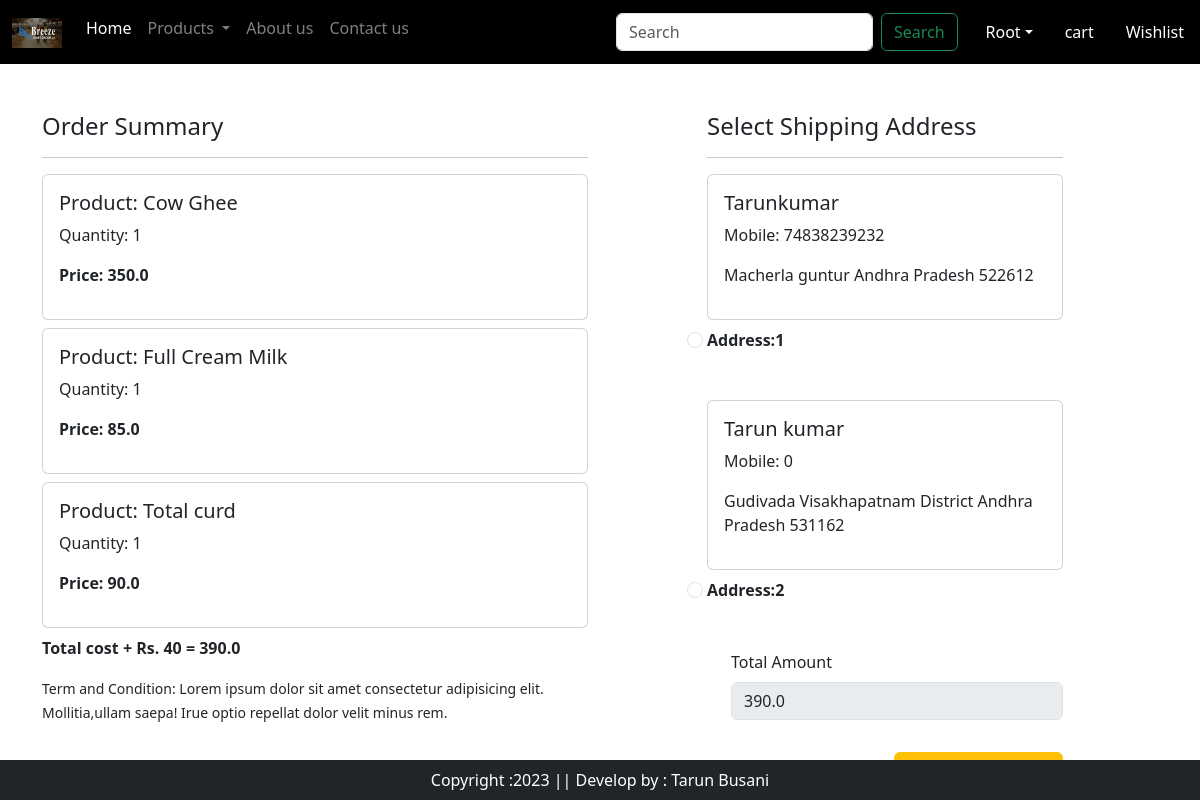
Screenshot of /checkout/ (signed in) with the database file from the repository.
### ecommapp/models.py (models this page shows, shortened)
class cart(models.Model):
    user=models.ForeignKey(User,on_delete=models.CASCADE)
    Product=models.ForeignKey(product,on_delete=models.CASCADE)
    quantity=models.PositiveBigIntegerField(default=1)

class product(models.Model):
    title=models.CharField(max_length=100)
    Selling_price=models.FloatField()
    discount_price=models.FloatField()
    description =models.TextField()
    composition=models.TextField(default='')
    prodapp=models.TextField(default='')
    category=models.CharField(choices=CATEGORY_CHOICES,max_length=2)
    product_image=models.ImageField(upload_to='product')

class customer(models.Model):
    user = models.ForeignKey(User,on_delete=models.CASCADE)
    name = models.CharField(max_length=50)
    locality=models.CharField(max_length=50)
    city=models.CharField(max_length=50)
    mobile=models.IntegerField(default=0)
    zipcode=models.IntegerField()
    state=models.CharField(choices=STATE_CHOICES,max_length=50)

### ecommapp/views.py (the view, shortened to what this page needs)
# urls.py: path('checkout/',views.checkout.as_view(),name='checkout'),
class checkout(View):
    def get(self,request):
        user=request.user
        add = customer.objects.filter(user=user)
        cart_item=cart.objects.filter(user=user)
        famount=0
        for p in cart_item:
            value=p.quantity*p.Product.discount_price
            famount=famount+value
            totalamount= famount+40
            razoramount=int(totalamount*100)
            client = razorpay.Client(auth=(settings.RAZOR_KEY_ID,settings.RAZOR_KEY_SECRET))
            data = { "amount": razoramount, "currency": "INR", "receipt": "order_rcptid_11" }
            payment_response = client.order.create(data=data)
            print(payment_response)
            order_id=payment_response['id']
            order_status=payment_response['status']
            return render(request,'app/checkout.html',locals())

### ecommapp/templates/app/checkout.html (shortened to what this page needs)
{% extends 'app/base.html'%}
{% load static %}
{%block main-content %}
<div class="container">
    <div class="row mt-5">
        <div class="col-sm-6">
            <h4>Order Summary</h4>
            <hr>
            {%for item in cart_item%}
                <div class="card mb-2">
                    <div class="card-body">
                        <h5>Product: {{item.Product.title}}</h5>
                        <p>Quantity: {{item.quantity}}</p>
                        <p class="fw-bold">Price: {{item.Product.discount_price}}</p>
                    </div>
                </div>
            {%endfor%}
            <p class="fw-bold">Total cost + Rs. 40 = {{totalamount}}</p>
            <small>Term and Condition: Lorem ipsum dolor sit amet consectetur adipisicing elit. Mollitia,ullam saepa! Irue optio repellat dolor velit minus rem.</small>
        </div>
        <div class="col-sm-4 offset-sm-1">
            <h4>Select Shipping Address</h4>
            <hr>
            <form method="post" id="myform">
                {%for ad in add%}
                <div class="card">
                <div class="card-body">
                        <h5>{{ad.name}}</h5>
                        <p>Mobile: {{ad.mobile}}</p>
                        <p>{{ad.locality}} {{ad.city}} {{ad.state}} {{ad.zipcode}}</p>
                    </div>
                 </div>
                 <div class="from-check mt-2 mb-5">
                    <input class="form-check-input" type="radio" name="custid" id="custadd{{forloop.counter}}" value="{{ad.id}}">
                    <label class="form-check-label fw-bold" for="custadd{{forloop.counter}}">
                        Address:{{forloop.counter}}</label>
                 </div>
                {%endfor%}
                <div class="form-check mb-3">
                    <label for="totamount" class="form-label" >Total Amount</label>
                    <input type="number" class="form-control" name="totamount" value="{{totalamount}}" readonly>
                </div>
                <div class="text-end">
                    <button id="rzp-button1" type="submit" class="btn btn-warning mt-3 px-5 fw-bold">Payment</button>
                </div>
            </form>
        </div>
    </div>
</div>
{% endblock main-content %}

### ecommapp/templates/app/base.html (shortened to what this page needs)
<!DOCTYPE html>
{% load static %}
<html lang="en">
<head>
    <link rel="stylesheet" href="https://maxcdn.bootstrapcdn.com/bootstrap/4.5.2/css/bootstrap.min.css">
    <link href="https://cdn.jsdelivr.net/npm/bootstrap@5.3.1/dist/css/bootstrap.min.css" rel="stylesheet">
    <link rel="stylesheet" href="{% static 'app/css/owl.carousel.min.css'%}"/>
    <link rel="stylesheet" href="{% static 'app/css/all.min.css'%}"/>
    <link rel="stylesheet" href="{% static 'app/css/styles.css'%}"/>
</head>
<body>
    <nav class="navbar navbar-expand-lg navbar-dark bg-black">
        <div class="container-fluid">
            <a class="navbar-brand" href="#">
                <img src="{% static 'app/images/log.jpg'%}" width="50" height="30" />
            </a>
            <div class="collapse navbar-collapse" id="navbarSupportedContent">
            <ul class="navbar-nav mr-auto mb-2 mg-lg-0">
             {%if request.user.is_authenticated %}
                <li class="nav-item ">
                <a class="nav-link active" aria-current="page" href="/">Home <span class="sr-only">(current)</span></a>
                </li>
                <li class="nav-item dropdown">
                    <a class="nav-link dropdown-toggle" href="#" id="navbarDropdown" role="button"
                    data-bs-toggle="dropdown" aria-haspopup="true" aria-expanded="false">
                    Products
                    </a>
                </li>
                <li class="nav-item">
                <a class="nav-link " href="{% url 'about' %}">About us</a>
                </li>
                <li class="nav-item">
                    <a class="nav-link " href="{% url 'contact'%}">Contact us</a>
                </li>
            </ul>
            </div>
            <form class="d-flex" role="search">
                <input class="form-control me-2" type="search" placeholder="Search" aria-label="Search">
                <button class="btn btn-outline-success my-2 my-sm-0" type="submit">Search</button>
            </form>
            </div>
            <ul class="navbar-nav me-auto mb-2 mb-lg-0">
                <li class="nav-item dropdown mx-2">
                    <a class="nav-link dropdown-toggle text-white" href="#"
                    id="profileDropdown" role="button" data-bs-toggle="dropdown" aria-expanded="false">{{request.user.username|capfirst}}</a>
                </li>
                <li class="nav-item mx-2">
                    <a href="{%url 'showcart'%}" class="nav-link text-white">cart</a>
                </li>
                <li class="nav-item mx-2">
                    <a href="#" class="nav-link text-white">Wishlist </a>
                </li>
             {%endif%}
            </ul>
     </nav>
    {% block main-content %}{% endblock main-content %}
    <footer class="container-fluid fixed-bottom bg-dark text-center text-white p-2 mt-5">
        Copyright :2023  ||     Develop by : Tarun Busani
    </footer>
</body>
</html>

### rows the page displays
cart: Product "Cow Ghee", quantity "1", Product.discount_price "350.0"
cart: Product "Full Cream Milk", quantity "1", Product.discount_price "85.0"
cart: Product "Total curd", quantity "1", Product.discount_price "90.0"
customer: name "Tarunkumar", mobile "74838239232", locality "Macherla", city "guntur", state "Andhra Pradesh", zipcode "522612"
customer: name "Tarun kumar", mobile "0", locality "Gudivada", city "Visakhapatnam District", state "Andhra Pradesh", zipcode "531162"

### other values shown
{{ request.user.username|capfirst }} "Root"
{{ totalamount }} "390.0"
